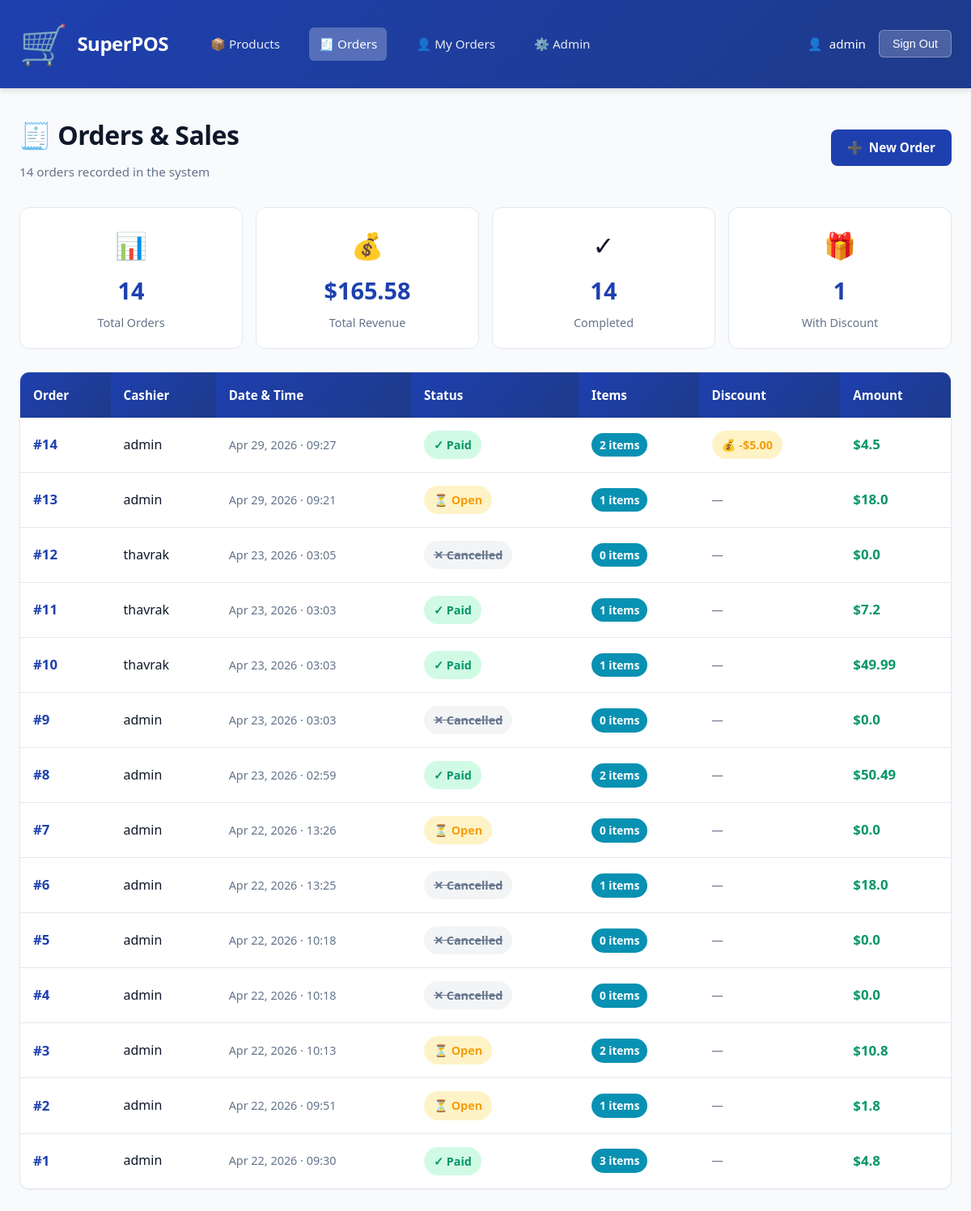
The app's page /sales/orders/ (signed in) with its own data.
### sales/models.py (models this page shows, shortened)
class Order(models.Model):
    STATUS_CHOICES = [
        ('open',       'បានបើក'),
        ('paid',       'បានបង់'),
        ('refunded',   'បានសង'),
        ('cancelled',  'បានលុបចោល'),
    ]
    cashier    = models.ForeignKey(
                    User,
                    on_delete=models.SET_NULL,   # keep the order if the staff account is deleted
                    null=True,
                    related_name='orders',
                 )
    status     = models.CharField(max_length=20, choices=STATUS_CHOICES, default='open')
    created_at = models.DateTimeField(auto_now_add=True)    # កំណត់ពេលបង្កើតការបញ្ជាទិញ
    notes      = models.TextField(blank=True)
    @property
    def subtotal(self):
        return sum(item.subtotal for item in self.items.all())
    @property
    def total(self):
        try:
            return float(self.subtotal) - float(self.discount.amount)
        except Discount.DoesNotExist:
            return float(self.subtotal)
    class Meta:
        ordering = ['-created_at']

class OrderItem(models.Model):
    order      = models.ForeignKey(Order, on_delete=models.CASCADE, related_name='items')
    product    = models.ForeignKey(Product, on_delete=models.PROTECT)   # PROTECT ការពារការលុបផលិតផលដែលមានការលក់
    quantity   = models.PositiveIntegerField(default=1)
    unit_price = models.DecimalField(max_digits=8, decimal_places=2)    # តម្លៃនៅពេលលក់
    @property
    def subtotal(self):
        return self.unit_price * self.quantity

class Discount(models.Model):
    order       = models.OneToOneField(Order, on_delete=models.CASCADE, related_name='discount')
    description = models.CharField(max_length=200)   # ឧ. "ការបញ្ចុះតម្លៃបុគ្គលិក"
    amount      = models.DecimalField(max_digits=6, decimal_places=2)

### sales/views.py (the view)
# urls.py: path('orders/',                views.order_list,     name='order_list'),
@login_required
def order_list(request):
    orders = Order.objects.all()
    return render(request, 'sales/order_list.html', {'orders': orders})

### sales/templatetags/custom_filters.py (called while the page is built)
@register.filter
def sum_field(queryset, field_name):
    try:
        return sum(float(getattr(obj, field_name)) for obj in queryset)
    except (AttributeError, ValueError, TypeError):
        return 0

@register.filter
def count_with_discount(queryset):
    count = 0
    for order in queryset:
        try:
            if order.discount:
                count += 1
        except:
            pass
    return count

### sales/templates/sales/order_list.html (shortened to what this page needs)
{% extends "base.html" %}
{% load custom_filters %}
{% block content %}
<div class="page-header-with-action">
    <div class="page-header-content">
        <h1 class="page-title">🧾 Orders & Sales</h1>
        <p class="page-subtitle">{{ orders|length }} orders recorded in the system</p>
    </div>
    <a href="/sales/orders/new/" class="btn btn-primary" style="margin-left: 24px;">
        <span>➕</span> New Order
    </a>
</div>
{% if orders %}
<div class="order-stats">
    <div class="stat-box">
        <div class="stat-icon">📊</div>
        <div class="stat-number">{{ orders|length }}</div>
        <div class="stat-label">Total Orders</div>
    </div>
    <div class="stat-box">
        <div class="stat-icon">💰</div>
        <div class="stat-number">${{ orders|sum_field:'total'|floatformat:2 }}</div>
        <div class="stat-label">Total Revenue</div>
    </div>
    <div class="stat-box">
        <div class="stat-icon">✓</div>
        <div class="stat-number">{{ orders|dictsort:'status'|length }}</div>
        <div class="stat-label">Completed</div>
    </div>
    <div class="stat-box">
        <div class="stat-icon">🎁</div>
        <div class="stat-number">{{ orders|count_with_discount }}</div>
        <div class="stat-label">With Discount</div>
    </div>
</div>
{% endif %}
{% if orders %}
<div class="table-wrapper">
    <table>
        <thead>
            <tr>
                <th>Order</th>
                <th>Cashier</th>
                <th>Date & Time</th>
                <th>Status</th>
                <th>Items</th>
                <th>Discount</th>
                <th>Amount</th>
            </tr>
        </thead>
        <tbody>
            {% for order in orders %}
            <tr>
                <td><span class="order-number">#{{ order.pk }}</span></td>
                <td><span class="cashier-name">{{ order.cashier }}</span></td>
                <td><span class="order-date">{{ order.created_at|date:"M d, Y · H:i" }}</span></td>
                <td>
                    <span class="order-status-badge status-{{ order.status }}">
                        {% if order.status == 'open' %}
                            ⏳ Open
                        {% elif order.status == 'paid' %}
                            ✓ Paid
                        {% elif order.status == 'refunded' %}
                            ↩️ Refunded
                        {% elif order.status == 'cancelled' %}
                            ✕ Cancelled
                        {% endif %}
                    </span>
                </td>
                <td><span class="order-items-count">{{ order.items.count }} items</span></td>
                <td>
                    {% if order.discount %}
                        <span style="background: #fef3c7; color: var(--warning); padding: 6px 12px; border-radius: 20px; font-weight: 600; font-size: 0.9em; display: inline-block;">
                            💰 -${{ order.discount.amount }}
                        </span>
                    {% else %}
                        <span style="color: var(--text-gray); font-size: 0.9em;">—</span>
                    {% endif %}
                </td>
                <td><span class="order-amount">${{ order.total }}</span></td>
            </tr>
            {% endfor %}
        </tbody>
    </table>
</div>
{% endif %}
{% endblock %}

### sales/templates/base.html (shortened to what this page needs)
<!DOCTYPE html>
<html lang="km">
<head>
</head>
<body>
    <header>
        <div class="header-content">
            <div class="brand">
                <span class="brand-icon">🛒</span>
                <span>SuperPOS</span>
            </div>
            <nav class="main-nav">
                <a href="/sales/products/" {% if request.resolver_match.url_name == 'product_list' %}class="active"{% endif %}>📦 Products</a>
                <a href="/sales/orders/" {% if request.resolver_match.url_name == 'order_list' %}class="active"{% endif %}>🧾 Orders</a>
                <a href="/sales/orders/mine/" {% if request.resolver_match.url_name == 'my_orders' %}class="active"{% endif %}>👤 My Orders</a>
                <a href="/admin/" target="_blank">⚙️ Admin</a>
            </nav>
            <div class="user-menu">
                <div class="user-info">
                    <span>👤</span>
                    <span>{{ request.user.username }}</span>
                </div>
                <form method="post" action="/accounts/logout/" style="display:inline">
                    <button type="submit" class="logout-btn">Sign Out</button>
                </form>
            </div>
        </div>
    </header>
    <div class="container">
        {% block content %}{% endblock %}
    </div>
</body>
</html>

### sales/templates/base.html (style rules this page uses)
* { margin: 0; padding: 0; box-sizing: border-box; }
:root { --primary: #1e40af; --primary-dark: #1e3a8a; --primary-light: #3b82f6; --success: #059669; --success-light: #10b981; --danger: #dc2626; --warning: #f59e0b; --info: #0891b2; --bg-light: #f8fafc; --bg-gray: #f1f5f9; --text-dark: #0f172a; --text-gray: #64748b; --border-light: #e2e8f0; --border-gray: #cbd5e0; --shadow-sm: 0 1px 2px rgba(0, 0, 0, 0.05); --shadow-md: 0 4px 6px rgba(0, 0, 0, 0.1); --shadow-lg: 0 10px 15px rgba(0, 0, 0, 0.1); }
body { font-family: 'Segoe UI', Tahoma, Geneva, Verdana, sans-serif; background: var(--bg-light); color: var(--text-dark); line-height: 1.6; }
header { background: linear-gradient(135deg, var(--primary) 0%, var(--primary-dark) 100%); color: white; padding: 0; box-shadow: var(--shadow-md); position: sticky; top: 0; z-index: 100; }
.header-content { max-width: 1400px; margin: 0 auto; display: flex; justify-content: space-between; align-items: center; padding: 16px 24px; }
.brand { display: flex; align-items: center; gap: 12px; font-size: 1.5em; font-weight: 700; letter-spacing: -0.5px; }
.brand-icon { font-size: 2em; }
nav.main-nav { display: flex; gap: 24px; align-items: center; flex: 1; margin-left: 40px; }
nav.main-nav a { color: rgba(255, 255, 255, 0.9); text-decoration: none; font-weight: 500; font-size: 0.95em; transition: all 0.3s ease; padding: 8px 12px; border-radius: 6px; }
nav.main-nav a.active { background: rgba(255, 255, 255, 0.25); color: white; }
.user-menu { display: flex; align-items: center; gap: 16px; margin-left: auto; }
.user-info { display: flex; align-items: center; gap: 8px; font-size: 0.95em; }
.logout-btn { background: rgba(255, 255, 255, 0.2); border: 1px solid rgba(255, 255, 255, 0.3); color: white; padding: 8px 16px; border-radius: 6px; cursor: pointer; font-weight: 500; transition: all 0.3s ease; font-size: 0.9em; }
.container { max-width: 1400px; margin: 0 auto; padding: 32px 24px; }
.page-title { font-size: 2em; font-weight: 700; color: var(--text-dark); margin-bottom: 8px; letter-spacing: -0.5px; }
.page-subtitle { color: var(--text-gray); font-size: 0.95em; }
.btn { display: inline-flex; align-items: center; gap: 8px; padding: 10px 20px; border: none; border-radius: 8px; font-weight: 600; cursor: pointer; transition: all 0.3s ease; font-size: 0.95em; text-decoration: none; white-space: nowrap; }
.btn-primary { background: var(--primary); color: white; }
.table-wrapper { background: white; border-radius: 12px; border: 1px solid var(--border-light); overflow: hidden; box-shadow: var(--shadow-sm); }
table { width: 100%; border-collapse: collapse; }
th { background: var(--primary); color: white; padding: 14px 16px; text-align: left; font-weight: 600; font-size: 0.95em; }
td { padding: 14px 16px; border-bottom: 1px solid var(--border-light); }
tbody tr:last-child td { border-bottom: none; }
.stat-label { color: var(--text-gray); font-size: 0.95em; }

### records on screen
Order: id.quantity "165.58", orders "1", pk "14", cashier "admin", created_at "Apr 29, 2026 · 09:27", status "✓ Paid", items.count "2", discount.amount "5.00", total "4.5"
Order: pk "13", cashier "admin", created_at "Apr 29, 2026 · 09:21", status "⏳ Open", items.count "1", total "18.0"
Order: pk "12", cashier "thavrak", created_at "Apr 23, 2026 · 03:05", status "✕ Cancelled", items.count "0", total "0.0"
Order: pk "11", cashier "thavrak", created_at "Apr 23, 2026 · 03:03", status "✓ Paid", items.count "1", total "7.2"
Order: pk "10", cashier "thavrak", created_at "Apr 23, 2026 · 03:03", status "✓ Paid", items.count "1", total "49.99"
Order: pk "9", cashier "admin", created_at "Apr 23, 2026 · 03:03", status "✕ Cancelled", items.count "0", total "0.0"
Order: pk "8", cashier "admin", created_at "Apr 23, 2026 · 02:59", status "✓ Paid", items.count "2", total "50.49"
Order: pk "7", cashier "admin", created_at "Apr 22, 2026 · 13:26", status "⏳ Open", items.count "0", total "0.0"
Order: pk "6", cashier "admin", created_at "Apr 22, 2026 · 13:25", status "✕ Cancelled", items.count "1", total "18.0"
Order: pk "5", cashier "admin", created_at "Apr 22, 2026 · 10:18", status "✕ Cancelled", items.count "0", total "0.0"
Order: pk "4", cashier "admin", created_at "Apr 22, 2026 · 10:18", status "✕ Cancelled", items.count "0", total "0.0"
Order: pk "3", cashier "admin", created_at "Apr 22, 2026 · 10:13", status "⏳ Open", items.count "2", total "10.8"
Order: pk "2", cashier "admin", created_at "Apr 22, 2026 · 09:51", status "⏳ Open", items.count "1", total "1.8"
Order: pk "1", cashier "admin", created_at "Apr 22, 2026 · 09:30", status "✓ Paid", items.count "3", total "4.8"

### other values on screen
{{ request.user.username }} "admin"
{{ orders|length }} "14"
{{ orders|dictsort:'status'|length }} "14"
